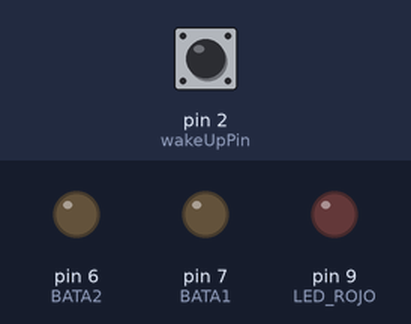
A sketch run on a simulated Arduino Uno, built with avr-gcc and run on an emulated ATmega328P. Parts: output pins drawn as LEDs (lit = HIGH). The test bench sets the inputs (shaded band); at power-on: pin 2 (wakeUpPin) HIGH. Storage starts empty.

Above: at 4.5 s.
At 7.08 s:
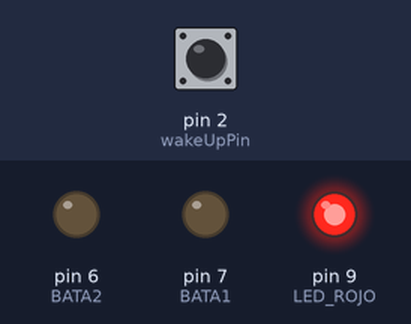
Timing chart, 0 to 8.7 s (numbered marks = the images above):
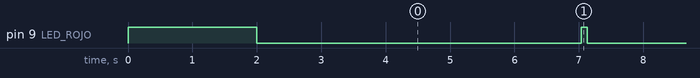

Measured:
- by itself, pin 9 (LED_ROJO): alternates HIGH for 0.10 s and LOW for 5.0 s

The sketch:

AMENANX1_borrar_luego_de_probar.ino
```cpp
// ----------------------------------------------------------------------------------------------------------------
//
//  Este firmware es para guardar en SD un archivo con tramas de datos (índice, fecha/hora, sensor T y H, pulsado),
//  saliendo de modo sleep al pulsar y esperar mientras se esté pulsando antes de dormirse (ver los comentarios para ajustar el intervalo).
//
// ----------------------------------------------------------------------------------------------------------------


// Librería bajo consumo (sleep)
#include "LowPower.h"

// Librería para acceder al bus I2C (RTC, ArduCam, BMP180)
#include <Wire.h>

// dirección en el bus I2C del RTC
const int DS3231 = 0x68;

// Pin 2 para despertar al micro
const int wakeUpPin = 2;

// constante que define cuantos segundos estará dormido antes de despertarse y medir
//const int intervalo = 300;
const int intervalo = 5;
volatile int cantidad_segundos = 0;

// constante que va en la primera columna de la trama grabada en la SD, desconozco su funcionalidad, pedida por SP.
//const byte CONSTANTE = 99;      // Número constante entre 00 y 99

const char CONSTANTE[3] = "0E";

// librerías para usar la SD
#include <SPI.h>
#include <SD.h>
// librerías para usar el sensor de humedad
#include "Adafruit_Sensor.h"
#include <DHT.h>
#include <DHT_U.h>

#define DHTPIN            A0        // Pin de comunicación con el sensor.
#define DHTTYPE           DHT22     // DHT 22 (o el AM2302 que tenemos), define el tipo de sensor de humedad
#define SD_CS             10        // alias del pin conectado a CS de la SD
#define LED_ROJO          9         // alias del pin del led rojo

#define BATA1             7
#define BATA2             6

DHT_Unified dht(DHTPIN, DHTTYPE);


// Inicializar variables de fecha y hora
byte segundo = 0;
byte minuto = 0;
byte hora = 0;
byte mes = 0;
byte anio = 0;
byte weekday = 0;
byte dia = 0;

// Nombre del archivo donde se dejarán las tramas
char str[] = "tramas.txt";
volatile int contador = 0;    // cuenta de pulsados
int indice = 0;               // índice de tramas

// ------------------------------------------------------ PROCEDIMIENTOS -----------------------------------------------------------------------
void obtenerFechaHora()
{
  Wire.beginTransmission(DS3231);
  Wire.write(byte(0));
  Wire.endTransmission();
  Wire.requestFrom(DS3231, 7);
  segundo = bcd2Dec(Wire.read());
  minuto = bcd2Dec(Wire.read());
  hora = bcd2Dec(Wire.read());
  weekday = bcd2Dec(Wire.read());
  dia = bcd2Dec(Wire.read());
  mes = bcd2Dec(Wire.read());
  anio = bcd2Dec(Wire.read());
}

// --------------------------------------------

byte bcd2Dec(byte val)
{
  return ((val/16*10) + (val%16));
}

// --------------------------------------------

void crear_archivo()
{
  File outFile;
  // Abrir archivo
  outFile = SD.open(str, FILE_WRITE);
  if(!outFile){
    Serial.println(F("No se pudo abrir el archivo"));
    return;
  }
  outFile.println(F("Encabezado archivo cuenta evento pines y sensor"));
  outFile.println(F("   INDICE   FECHA      HORA       TEMP        HUM%  PULSADOS"));

  // Cerrar archivo
  outFile.close();
}

// --------------------------------------------

void grabar_datos_archivo()
{
  char buffer1[3];
  char buffer2[5];
  File outFile;
  outFile = SD.open(str, FILE_WRITE);
  if (!outFile) {
    Serial.println(F("No se pudo abrir el archivo"));
    return;
  }
  obtenerFechaHora();
  outFile.print(CONSTANTE);
  outFile.print(F(" "));
  sprintf(buffer2, "%04d", indice);
  outFile.print(buffer2);
  indice = indice + 1;
  outFile.print(F(" - "));
  outFile.print("20");
  outFile.print(anio);
  outFile.print(F("/"));
  sprintf(buffer1, "%02d", mes);
  outFile.print(buffer1);
  outFile.print(F("/"));
  sprintf(buffer1, "%02d", dia);
  outFile.print(buffer1);
  outFile.print(F(" - "));
  sprintf(buffer1, "%02d", hora);
  outFile.print(buffer1);
  outFile.print(F(":"));
  sprintf(buffer1, "%02d", minuto);
  outFile.print(buffer1);
  outFile.print(F(":"));
  sprintf(buffer1, "%02d", segundo);
  outFile.print(buffer1);
  outFile.print(F(" - "));


//  // Leer sensor de humedad y temperatura AM2302
  sensors_event_t event;
  // Temperatura
  dht.temperature().getEvent(&event);
  if (isnan(event.temperature)) {
    //Serial.println(F("Error leyendo temperatura!"));
  }
  else {
    outFile.print(event.temperature);
    outFile.print(F(" *C"));
  }
  // Humedad
  dht.humidity().getEvent(&event);
  if (isnan(event.relative_humidity)) {
    //Serial.println(F("Error leyendo humedad!"));
  }
  else {
    outFile.print(F(" - "));
    outFile.print(event.relative_humidity);
    outFile.print(F("%"));
    outFile.print(F(" - "));
    }


// Leer sensor de presión y temperatura BMP180
//    outFile.print(bmp.readTemperature());
//    outFile.print(F(" *C - "));
//    outFile.print(bmp.readPressure());
//    outFile.print(F(" Pa - "));

    // esta línea se agregó SOLAMENTE para que en las pruebas con la AMENAN1 que le faltaba el sensor de humeda,
    // quedara acomodada legiblemente la trama.
    outFile.print(F("                     "));


    sprintf(buffer1, "%02d", contador);
    outFile.println(buffer1);

  // Cerrar archivo
  outFile.close();
}

void chequeoBata()
{
  int val = 0;
  val = analogRead(6);    // leer entrada analógica
  if (val <= 555){        // se está agotando, conmutar
    digitalWrite(BATA2,HIGH);     // esta línea hace entrar a la BATA2
    digitalWrite(BATA1,HIGH);     // y esta hace salir a la BATA1, a pesar de q las instrucciones son iguales, la electrónica NO LO ES.
  }


}


// =============================================================== CÓDIGO DE ARRANQUE ========================================================

void setup()
{
  //analogReference(EXTERNAL);   //TIENE QUE SER LA PRIMERA INSTRUCCIÓN POR CUESTIONES INTERNAS DEL MICRO

  // Inicializar I2C
  Wire.begin();
  // Configure wake up pin as input.
  // This will consumes few uA of current.
  pinMode(wakeUpPin, INPUT_PULLUP);

  //iniciar la salida serial de debug
  //Serial.begin(9600);

  //pin CS a la SD definido como salida
  pinMode(SD_CS,OUTPUT);
  // initializar SPI
  SPI.begin();

  pinMode(3, INPUT_PULLUP);
  pinMode(4, INPUT_PULLUP);

  pinMode(BATA1, OUTPUT);
  pinMode(BATA2, OUTPUT);


  pinMode(LED_ROJO, OUTPUT);
  // prender 2 segs el led rojo
  digitalWrite(LED_ROJO,HIGH);
  delay(2000);    //2 segs
  digitalWrite(LED_ROJO,LOW);

  // inicializar sensor de humedad y temperatura
// dht.begin();

  // inicializar sensor de presión y temperatura
  // bmp.begin()

//  //Inicializar SD
SD.begin(SD_CS);
//  while(!SD.begin(SD_CS)){
//    Serial.println(F("¡Error de SD!"));delay(1000);
//  }
  crear_archivo();
//  delay(1000);

  // Habilitar la interrupción que se producirá al oprimirse el botón conectado al pin 2
  attachInterrupt(0, wakeUp, FALLING);
}


// ------------------------- este código se ejecuta cdo se pulsa el pulsador, ES UNA INTERRUPCIÓN -------------------
void wakeUp()
{
    contador = contador + 1;
}
// -----------------------------------------------------------------------------------------------------------------


// ================================================== FOREVER LOOP ==================================================

void loop()
{


    for (cantidad_segundos = 0 ;  cantidad_segundos  <  intervalo ; cantidad_segundos++){
      //LowPower.idle(SLEEP_8S, ADC_OFF, TIMER2_OFF, TIMER1_OFF,TIMER0_OFF, SPI_OFF, USART0_OFF, TWI_OFF);
      LowPower.powerDown(SLEEP_1S, ADC_OFF, BOD_OFF);
      //LowPower.powerSave(SLEEP_8S, ADC_OFF, BOD_OFF, TIMER2_OFF);
    }


    // Si se despertó, medir y grabar
    digitalWrite(LED_ROJO,HIGH);
    // Carga útil, grabar datos en el archivo de la SD
    //grabar_datos_archivo();
    delay(100);
    digitalWrite(LED_ROJO,LOW);
    // limpiar cuenta de eventos en pin entrada
    contador = 0;
}
```
